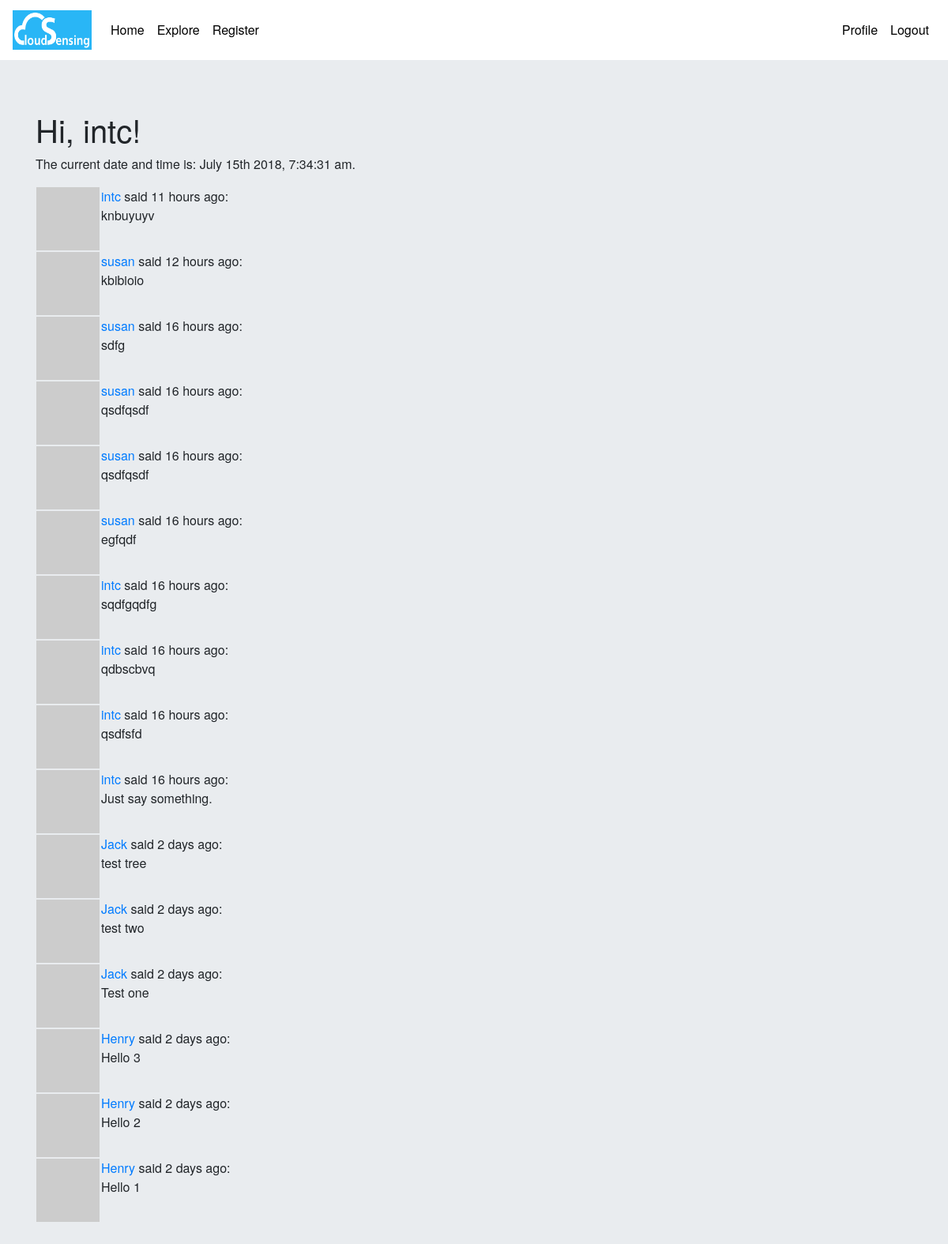
The app's page /explore (signed in) with its own data.
### my_app/models.py (models this page shows, shortened)
class User(UserMixin, db.Model):
    id = db.Column(db.Integer, primary_key=True)
    username = db.Column(db.String(64), index=True, unique=True)
    email = db.Column(db.String(120), index=True, unique=True)
    password_hash = db.Column(db.String(128))
    posts = db.relationship('Post', backref='author', lazy='dynamic')
    about_me = db.Column(db.String(140))
    last_seen = db.Column(db.DateTime, default=datetime.utcnow)
    followed = db.relationship(
        'User', secondary=followers,
        primaryjoin=(followers.c.follower_id == id),
        secondaryjoin=(followers.c.followed_id == id),
        backref=db.backref('followers', lazy='dynamic'), lazy='dynamic')
    def avatar(self, size):
        digest = md5(self.email.lower().encode('utf-8')).hexdigest()
        return 'https://www.gravatar.com/avatar/{}?d=identicon&s={}'.format(
            digest, size)

class Post(db.Model):
    id = db.Column(db.Integer, primary_key=True)
    body = db.Column(db.String(140))
    timestamp = db.Column(db.DateTime, index=True, default=datetime.utcnow)
    user_id = db.Column(db.Integer, db.ForeignKey('user.id'))

### my_app/routes.py (the view)
@app.route('/explore')
@login_required
def explore():
    page = request.args.get('page', 1, type=int)
    posts = Post.query.order_by(Post.timestamp.desc()).paginate(
        page, app.config['POSTS_PER_PAGE'], False)
    next_url = url_for('explore', page=posts.next_num) \
        if posts.has_next else None
    prev_url = url_for('explore', page=posts.prev_num) \
        if posts.has_prev else None
    return render_template('index.html', title='Explore', posts=posts.items,
                           next_url=next_url, prev_url=prev_url)

### my_app/models.py (called while the page is built)
@login.user_loader
def load_user(id):
    return User.query.get(int(id))

### my_app/routes.py (called while the page is built)
@app.before_request
def before_request():
    if current_user.is_authenticated:
        current_user.last_seen = datetime.utcnow()
        db.session.commit()

### my_app/templates/index.html (shortened to what this page needs)
{% extends "base.html" %}
{% block content %}
    <h1>Hi, {{ current_user.username }}!</h1>
    <p>The current date and time is: {{ moment().format('MMMM Do YYYY, h:mm:ss a') }}.</p>
    {% for post in posts %}
       {% include '_post.html' %}
    {% endfor %}
{% endblock %}

### my_app/templates/_post.html
<table>
   <tr valign="top">
       <td><img src="{{ post.author.avatar(36) }}"></td>
       <td><a href="{{ url_for('user', username=post.author.username) }}">{{ post.author.username }}
       </a>
       said {{ moment(post.timestamp).fromNow() }}:
       <br>
       {{ post.body }}</td>
   </tr>
</table>

### my_app/static/CSS/main.css (style rules this page uses)
body { background-color: #29B6F6; margin: 0; padding: 0; font-family: "Helvetica Neue", Helvetica, Arial, sans-serif; color: border-left: ; }

### records on screen
User: username "intc"
Post: author.username "intc", timestamp "11 hours ago", body "knbuyuyv"
Post: author.username "susan", timestamp "12 hours ago", body "kbibioio"
Post: author.username "susan", timestamp "16 hours ago", body "sdfg"
Post: author.username "susan", timestamp "16 hours ago", body "qsdfqsdf"
Post: author.username "susan", timestamp "16 hours ago", body "qsdfqsdf"
Post: author.username "susan", timestamp "16 hours ago", body "egfqdf"
Post: author.username "intc", timestamp "16 hours ago", body "sqdfgqdfg"
Post: author.username "intc", timestamp "16 hours ago", body "qdbscbvq"
Post: author.username "intc", timestamp "16 hours ago", body "qsdfsfd"
Post: author.username "intc", timestamp "16 hours ago", body "Just say something."
Post: author.username "Jack", timestamp "2 days ago", body "test tree"
Post: author.username "Jack", timestamp "2 days ago", body "test two"
Post: author.username "Jack", timestamp "2 days ago", body "Test one"
Post: author.username "Henry", timestamp "2 days ago", body "Hello 3"
Post: author.username "Henry", timestamp "2 days ago", body "Hello 2"
Post: author.username "Henry", timestamp "2 days ago", body "Hello 1"

### other values on screen
{{ moment().format('MMMM Do YYYY, h:mm:ss a') }} "July 15th 2018, 7:34:31 am"
